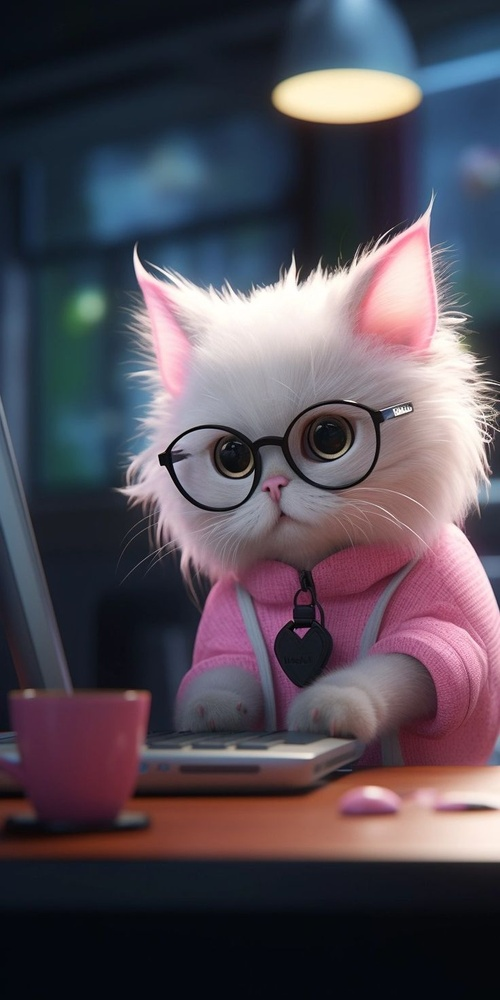
%> input picture cat.jpg, 500 x 1000 px, shrunk from 736 x 1472 before the run
$ octave bit_plate_slicing.m   (GNU Octave 9; MATLAB toolbox functions it lacks are replaced by stand-ins)
%> lines starting %> are read from the running program, lines starting %| are printed output that depends on the picture
%% Bit Plane Slicing for RGB Color Image (Fixed)
clc;
close all;
clear all;


orgImg = imread('cat.jpg');
%> orgImg is the input picture: size 1000x500x3 uint8; mean R, G, B 84, 76.8, 87

figure('Name','Bit-Plane Slicing (RGB)','NumberTitle','off');
subplot(3, 3, 1);
imshow(orgImg);
title('Original RGB Image');

% Loop for 8 bit planes
for k = 1:8
    bit_plane = mod(floor(double(orgImg) / 2^(k-1)), 2);
    subplot(3, 3, k+1);
    imshow(bit_plane);
    title(['Bit Plane ', num2str(k)]);
end
%> this loop made 8 passes
%> pass 1, `bit_plane = mod(floor(double(orgImg) / 2^(k-1)), 2);`:
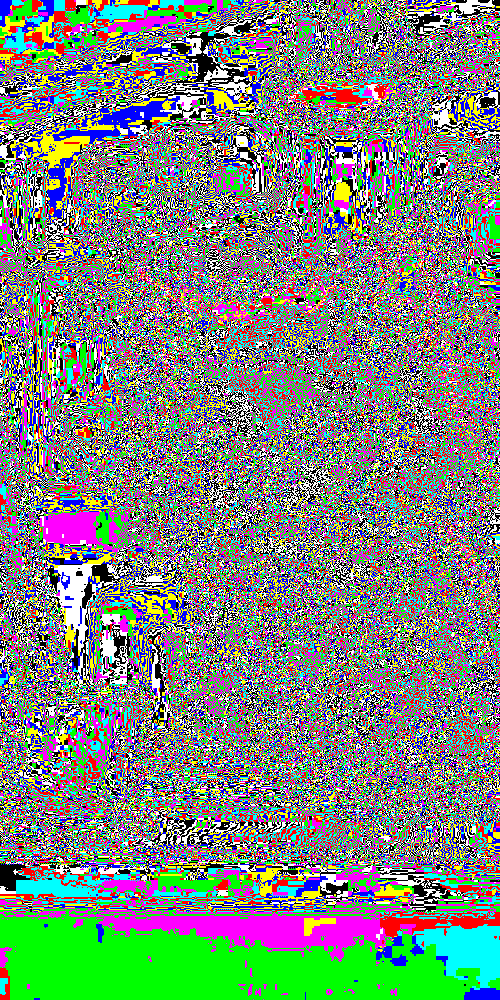
%> bit_plane: size 1000x500x3 double; mean R, G, B 0.48, 0.523, 0.483
%> pass 2, `bit_plane = mod(floor(double(orgImg) / 2^(k-1)), 2);`:
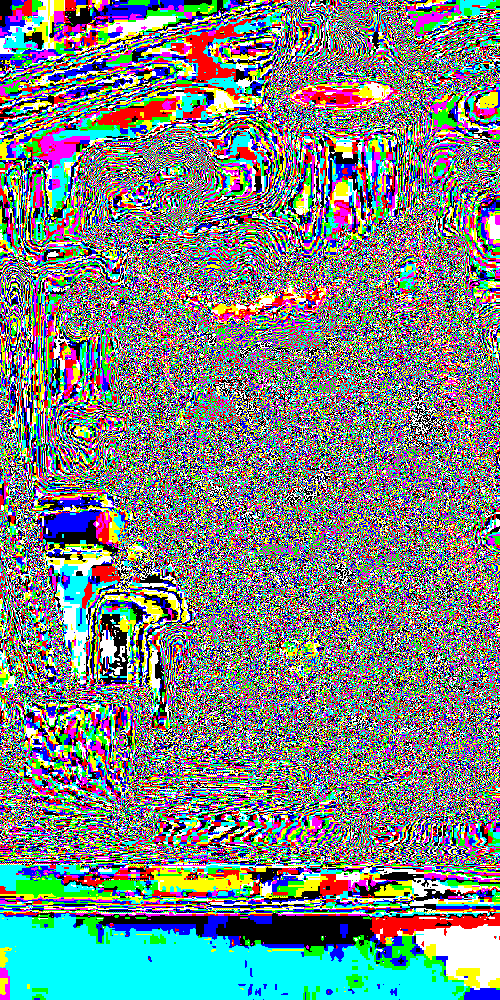
%> bit_plane: size 1000x500x3 double; mean R, G, B 0.476, 0.525, 0.519
%> pass 3, `bit_plane = mod(floor(double(orgImg) / 2^(k-1)), 2);`:
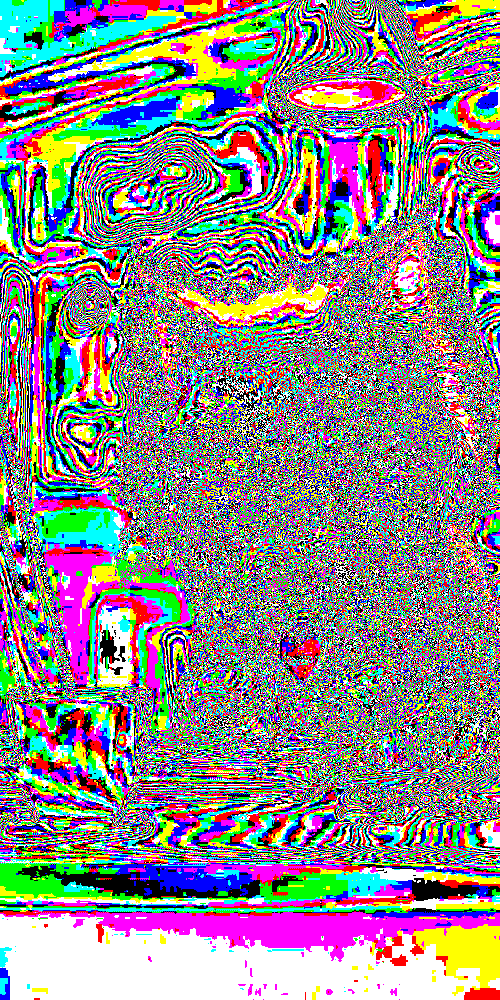
%> bit_plane: size 1000x500x3 double; mean R, G, B 0.545, 0.529, 0.534
